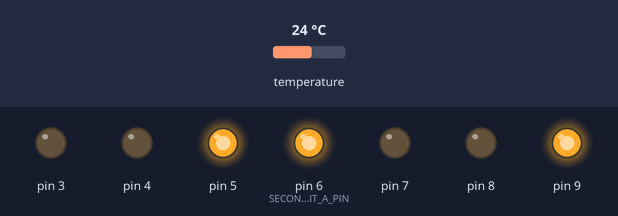
Simulated run of this sketch. Board: Arduino Uno, built with avr-gcc and run on an emulated ATmega328P. Shown: output pins drawn as LEDs (lit = HIGH). The test bench sets the inputs (shaded band); at power-on: temperature 24 °C. Pins used as bus, display or sensor lines are not drawn.

Above: at 0.1 s.
At 1.1 s:
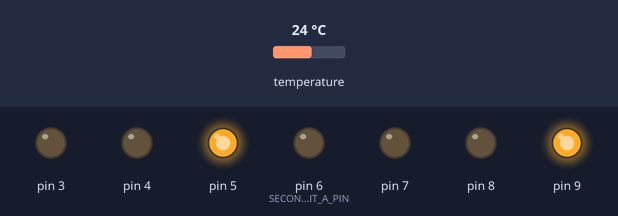
At 2.1 s:
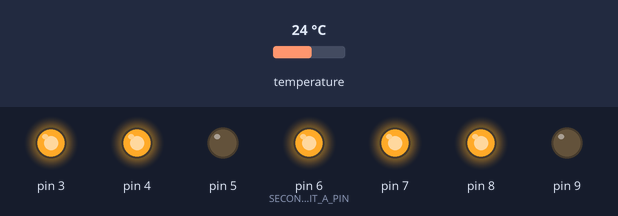
At 4.1 s:
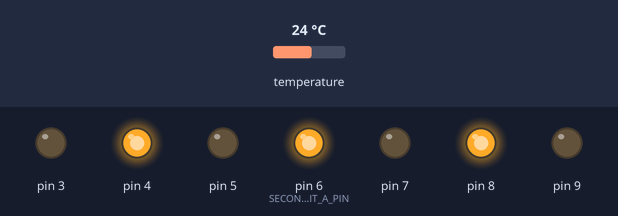
At 9.1 s:
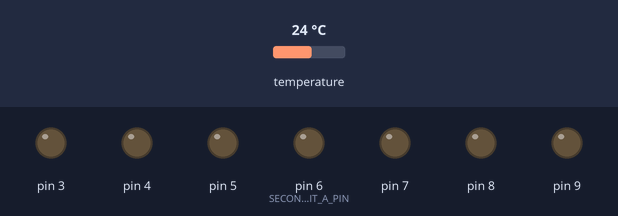
At 10.9 s:
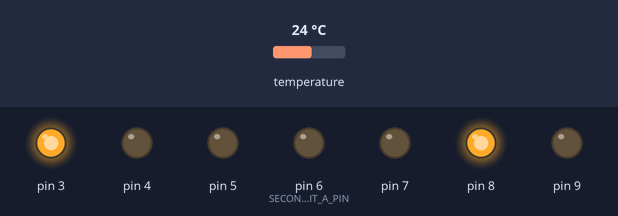
Timing chart, 0 to 12.4 s (numbered marks = the images above):
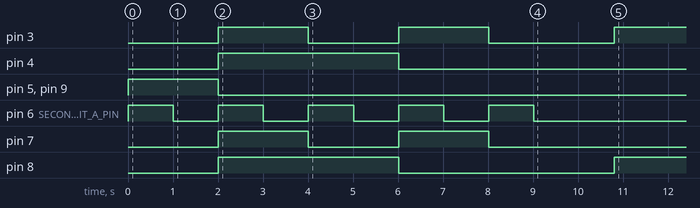

The sketch:

NixieThermometer.ino
```cpp
#include <OneWire.h>
#include <DallasTemperature.h>
#include <math.h>

// Pins
#define ONE_WIRE_BUS 10
#define FIRST_DIGIT_A_PIN 2
#define SECOND_DIGIT_A_PIN 6

OneWire oneWire(ONE_WIRE_BUS);
DallasTemperature sensors(&oneWire);
long int currentTemp{0};
unsigned long lastCycle;
const unsigned long CYCLE_INTERVAL{1000ul * 60 * 30};

// Function assumes that BCD IC pins are connected to MCU pins contiguously (e.g. 2, 3, 4, 5)
void switchDigit(const int aPin, const int digit) {
	if (digit >= 0 && digit < 10) {
		for (int i = 0; i < 4; ++i) {
			digitalWrite(aPin + i, digit & lround(pow(2, i)));
		}
	}
}

void cycleDigits() {
	for (int i{9}; i >= 0; --i) {
		switchDigit(FIRST_DIGIT_A_PIN, i);
		switchDigit(SECOND_DIGIT_A_PIN, i);
		delay(1000);
	}
}

void displayCurrentTemp() {
	// Displaying negative temperatures as a subtraction from 100 (e.g. -1 degree displays as 99)
	auto adjustedTemp = currentTemp < 0 ? currentTemp + 100 : currentTemp;
	switchDigit(FIRST_DIGIT_A_PIN, currentTemp / 10);
	switchDigit(SECOND_DIGIT_A_PIN, currentTemp % 10);
}

void setup() {
	// put your setup code here, to run once:
	for (int i{0}; i < 4; ++i) {
		pinMode(FIRST_DIGIT_A_PIN + i, OUTPUT);
		pinMode(SECOND_DIGIT_A_PIN + i, OUTPUT);
	}

	cycleDigits();
	lastCycle = millis();

	sensors.begin();
}

void loop() {
	// put your main code here, to run repeatedly:
	if (millis() - lastCycle > CYCLE_INTERVAL) {
		cycleDigits();
		lastCycle = millis();
		// Redisplay previous temperature
		displayCurrentTemp();
	}

	sensors.requestTemperatures();
	auto temp = sensors.getTempCByIndex(0);

	auto roundedTemp = lround(temp);
	if (temp != DEVICE_DISCONNECTED_C && roundedTemp != currentTemp) {
		currentTemp = roundedTemp;
		displayCurrentTemp();
	}

	delay(30000);
}
```

Measured:
- by itself, pin 3: HIGH → LOW at 4.0 s, → HIGH 2.0 s later, → LOW 2.0 s later, → HIGH 2.8 s later
- by itself, pin 8: HIGH → LOW at 6.0 s, → HIGH 4.8 s later
